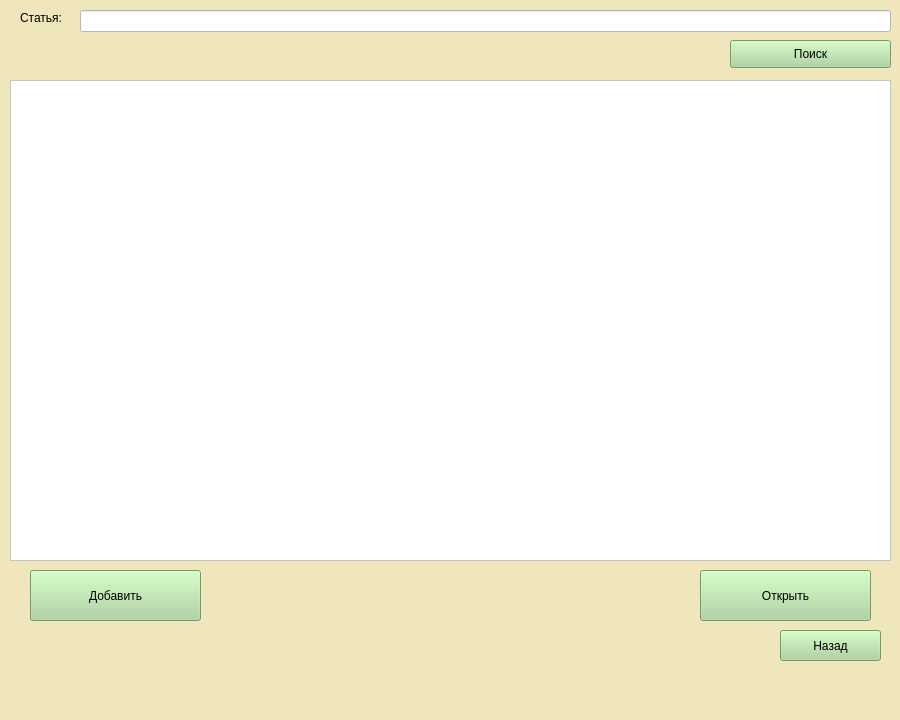
<?xml version="1.0" encoding="UTF-8"?>
<ui version="4.0">
 <class>MainWindow</class>
 <widget class="QMainWindow" name="MainWindow">
  <property name="geometry">
   <rect>
    <x>0</x>
    <y>0</y>
    <width>900</width>
    <height>720</height>
   </rect>
  </property>
  <property name="windowTitle">
   <string>Поиск статей</string>
  </property>
  <property name="styleSheet">
   <string notr="true">background-color: rgb(240, 230, 187);</string>
  </property>
  <widget class="QWidget" name="centralwidget">
   <widget class="QTableWidget" name="tableWidget">
    <property name="geometry">
     <rect>
      <x>10</x>
      <y>80</y>
      <width>881</width>
      <height>481</height>
     </rect>
    </property>
    <property name="font">
     <font>
      <family>Yu Gothic UI</family>
     </font>
    </property>
    <property name="styleSheet">
     <string notr="true">background-color: rgb(255, 255, 255);</string>
    </property>
   </widget>
   <widget class="QPushButton" name="addBtn">
    <property name="geometry">
     <rect>
      <x>30</x>
      <y>570</y>
      <width>171</width>
      <height>51</height>
     </rect>
    </property>
    <property name="font">
     <font>
      <family>Yu Gothic UI</family>
      <pointsize>9</pointsize>
     </font>
    </property>
    <property name="styleSheet">
     <string notr="true">background-color: rgb(167, 211, 152);</string>
    </property>
    <property name="text">
     <string>Добавить</string>
    </property>
   </widget>
   <widget class="QPushButton" name="openBtn">
    <property name="geometry">
     <rect>
      <x>700</x>
      <y>570</y>
      <width>171</width>
      <height>51</height>
     </rect>
    </property>
    <property name="font">
     <font>
      <family>Yu Gothic UI</family>
      <pointsize>9</pointsize>
     </font>
    </property>
    <property name="styleSheet">
     <string notr="true">background-color: rgb(167, 211, 152);</string>
    </property>
    <property name="text">
     <string>Открыть</string>
    </property>
   </widget>
   <widget class="QLabel" name="label">
    <property name="geometry">
     <rect>
      <x>20</x>
      <y>10</y>
      <width>81</width>
      <height>16</height>
     </rect>
    </property>
    <property name="font">
     <font>
      <family>Yu Gothic UI</family>
      <pointsize>9</pointsize>
     </font>
    </property>
    <property name="text">
     <string>Статья:</string>
    </property>
   </widget>
   <widget class="QLineEdit" name="statyaLine">
    <property name="geometry">
     <rect>
      <x>80</x>
      <y>10</y>
      <width>811</width>
      <height>22</height>
     </rect>
    </property>
    <property name="font">
     <font>
      <family>Yu Gothic UI</family>
     </font>
    </property>
    <property name="styleSheet">
     <string notr="true">background-color: rgb(255, 255, 255);</string>
    </property>
   </widget>
   <widget class="QPushButton" name="poiskBtn">
    <property name="geometry">
     <rect>
      <x>730</x>
      <y>40</y>
      <width>161</width>
      <height>28</height>
     </rect>
    </property>
    <property name="font">
     <font>
      <family>Yu Gothic UI</family>
      <pointsize>9</pointsize>
     </font>
    </property>
    <property name="styleSheet">
     <string notr="true">background-color: rgb(167, 211, 152);</string>
    </property>
    <property name="text">
     <string>Поиск</string>
    </property>
   </widget>
   <widget class="QPushButton" name="backBtn">
    <property name="geometry">
     <rect>
      <x>780</x>
      <y>630</y>
      <width>101</width>
      <height>31</height>
     </rect>
    </property>
    <property name="font">
     <font>
      <family>Yu Gothic UI</family>
      <pointsize>9</pointsize>
     </font>
    </property>
    <property name="styleSheet">
     <string notr="true">background-color: rgb(167, 211, 152);</string>
    </property>
    <property name="text">
     <string>Назад</string>
    </property>
   </widget>
  </widget>
  <widget class="QMenuBar" name="menubar">
   <property name="geometry">
    <rect>
     <x>0</x>
     <y>0</y>
     <width>900</width>
     <height>26</height>
    </rect>
   </property>
  </widget>
  <widget class="QStatusBar" name="statusbar"/>
 </widget>
 <resources/>
 <connections/>
</ui>
